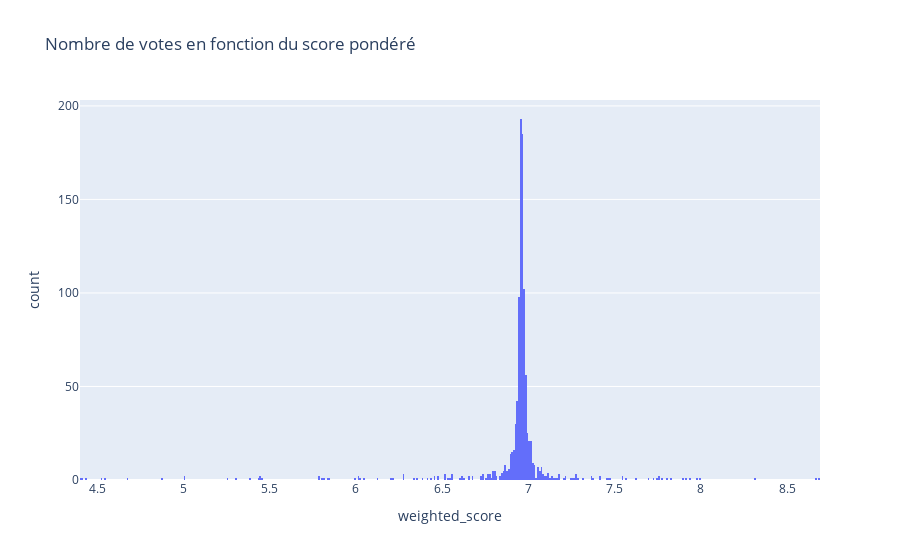

The notebook cell saved with this chart:
### Code cell
px.histogram(df, x='weighted_score', title='Nombre de votes en fonction du score pondéré', nbins=500)

### Figure 1 — Plotly figure (JSON) as saved in the notebook; plotly's stock layout.template omitted (floating-point values rounded to 4 significant figures; data arrays with more than 128 entries replaced by an {"elided": "..."} marker saying what was removed)
{"data": [{"bingroup": "x", "hovertemplate": "weighted_score=%{x}<br>count=%{y}<extra></extra>", "legendgroup": "", "marker": {"color": "#636efa", "pattern": {"shape": ""}}, "name": "", "nbinsx": 500, "orientation": "v", "showlegend": false, "type": "histogram", "x": {"elided": "10000 float values"}, "xaxis": "x", "yaxis": "y"}], "layout": {"barmode": "relative", "legend": {"tracegroupgap": 0}, "title": {"text": "Nombre de votes en fonction du score pondéré"}, "xaxis": {"anchor": "y", "domain": [0, 1], "title": {"text": "weighted_score"}}, "yaxis": {"anchor": "x", "domain": [0, 1], "title": {"text": "count"}}}}
